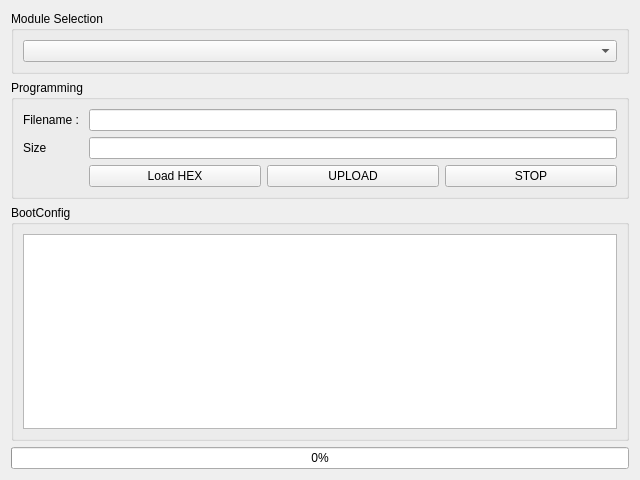
<?xml version="1.0" encoding="UTF-8"?>
<ui version="4.0">
 <class>dsPICBootloader</class>
 <widget class="QWidget" name="dsPICBootloader">
  <property name="geometry">
   <rect>
    <x>0</x>
    <y>0</y>
    <width>640</width>
    <height>480</height>
   </rect>
  </property>
  <property name="minimumSize">
   <size>
    <width>640</width>
    <height>480</height>
   </size>
  </property>
  <property name="windowTitle">
   <string>Form</string>
  </property>
  <layout class="QVBoxLayout" name="verticalLayout_2">
   <item>
    <widget class="QGroupBox" name="groupBox">
     <property name="title">
      <string>Module Selection</string>
     </property>
     <layout class="QVBoxLayout" name="verticalLayout">
      <item>
       <widget class="QComboBox" name="m_moduleSelectionCombo"/>
      </item>
     </layout>
    </widget>
   </item>
   <item>
    <widget class="QGroupBox" name="groupBox_2">
     <property name="title">
      <string>Programming</string>
     </property>
     <layout class="QGridLayout" name="gridLayout">
      <item row="0" column="0">
       <widget class="QLabel" name="label">
        <property name="text">
         <string>Filename : </string>
        </property>
       </widget>
      </item>
      <item row="0" column="1">
       <widget class="QLineEdit" name="m_filenameLineEdit">
        <property name="readOnly">
         <bool>true</bool>
        </property>
       </widget>
      </item>
      <item row="1" column="0">
       <widget class="QLabel" name="label_2">
        <property name="text">
         <string>Size</string>
        </property>
       </widget>
      </item>
      <item row="1" column="1">
       <widget class="QLineEdit" name="m_sizeLineEdit">
        <property name="readOnly">
         <bool>true</bool>
        </property>
       </widget>
      </item>
      <item row="2" column="1">
       <layout class="QHBoxLayout" name="horizontalLayout_2">
        <item>
         <widget class="QPushButton" name="m_loadHEXButton">
          <property name="enabled">
           <bool>true</bool>
          </property>
          <property name="text">
           <string>Load HEX</string>
          </property>
         </widget>
        </item>
        <item>
         <widget class="QPushButton" name="m_uploadButton">
          <property name="enabled">
           <bool>true</bool>
          </property>
          <property name="text">
           <string>UPLOAD</string>
          </property>
         </widget>
        </item>
        <item>
         <widget class="QPushButton" name="m_stopButton">
          <property name="enabled">
           <bool>true</bool>
          </property>
          <property name="text">
           <string>STOP</string>
          </property>
         </widget>
        </item>
       </layout>
      </item>
     </layout>
    </widget>
   </item>
   <item>
    <widget class="QGroupBox" name="groupBox_3">
     <property name="title">
      <string>BootConfig</string>
     </property>
     <layout class="QHBoxLayout" name="horizontalLayout">
      <item>
       <widget class="QTextEdit" name="m_textEdit"/>
      </item>
     </layout>
    </widget>
   </item>
   <item>
    <widget class="QProgressBar" name="m_progressBar">
     <property name="value">
      <number>0</number>
     </property>
    </widget>
   </item>
  </layout>
 </widget>
 <resources/>
 <connections/>
</ui>
